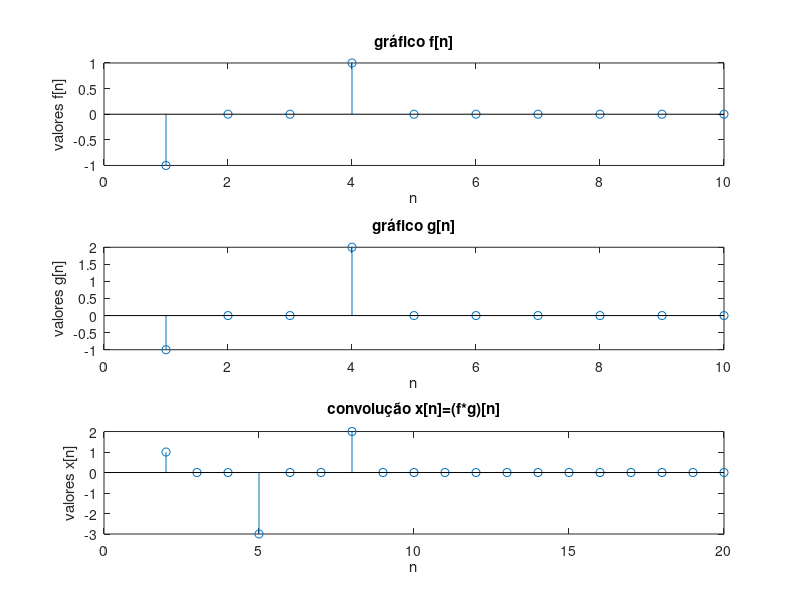

This chart was generated by the following MATLAB code:

f_n = [-1 0 0 1 0 0 0 0 0 0]
g_n = [-1 0 0 2 0 0 0 0 0 0]
n_1 = 1:1:12

subplot(311)
stem(f_n)
xlabel (sprintf ("n"));
ylabel (sprintf ("valores f[n]"));
title (sprintf ("gráfico f[n]"));

subplot(312)
stem(g_n)
xlabel (sprintf ("n"));
ylabel (sprintf ("valores g[n]"));
title (sprintf ("gráfico g[n]"));

x_n = conv(f_n,g_n)
n_2 = 2:1:20

subplot(313)
stem(n_2,x_n)
xlabel (sprintf ("n"));
ylabel (sprintf ("valores x[n]"));
title (sprintf ("convolução x[n]=(f*g)[n]"));

